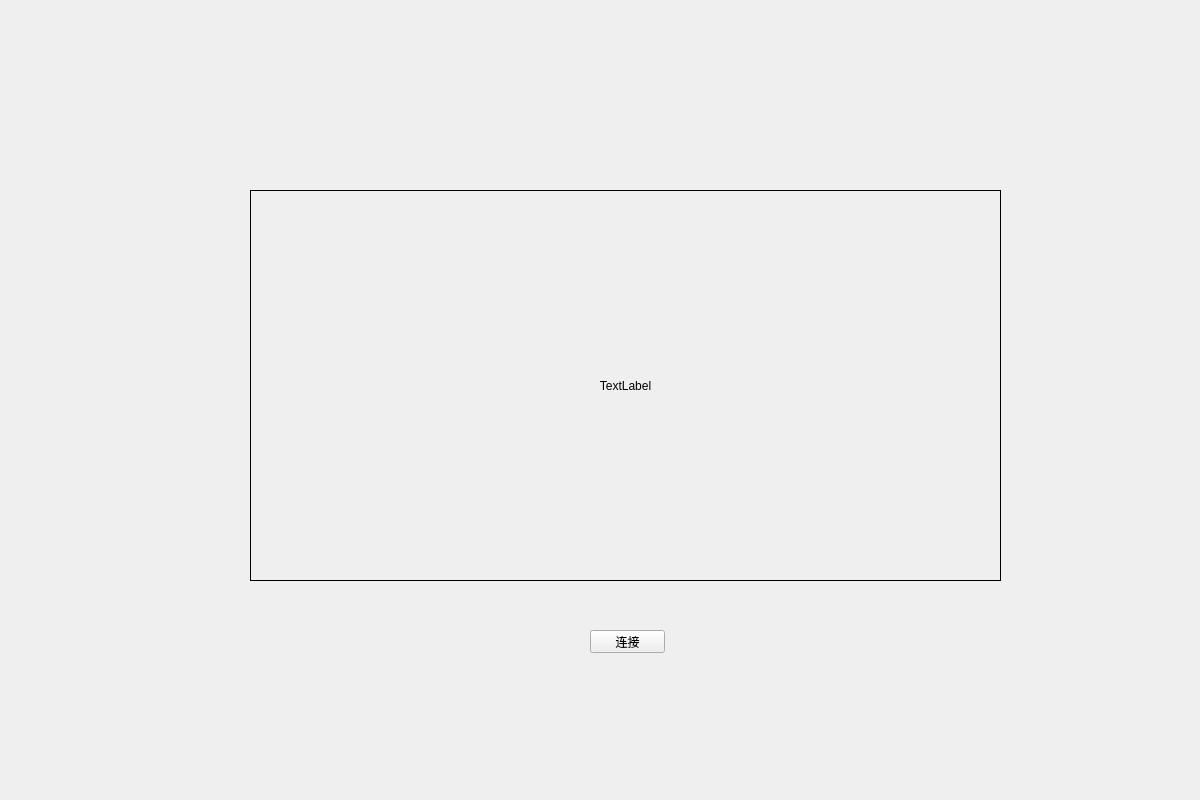
<?xml version="1.0" encoding="UTF-8"?>
<ui version="4.0">
 <class>DealConnectWindow</class>
 <widget class="QWidget" name="DealConnectWindow">
  <property name="geometry">
   <rect>
    <x>0</x>
    <y>0</y>
    <width>1200</width>
    <height>800</height>
   </rect>
  </property>
  <property name="windowTitle">
   <string>远程连接</string>
  </property>
  <widget class="QLabel" name="label">
   <property name="geometry">
    <rect>
     <x>250</x>
     <y>190</y>
     <width>751</width>
     <height>391</height>
    </rect>
   </property>
   <property name="frameShape">
    <enum>QFrame::Box</enum>
   </property>
   <property name="text">
    <string>TextLabel</string>
   </property>
   <property name="alignment">
    <set>Qt::AlignCenter</set>
   </property>
  </widget>
  <widget class="QPushButton" name="connect">
   <property name="geometry">
    <rect>
     <x>590</x>
     <y>630</y>
     <width>75</width>
     <height>23</height>
    </rect>
   </property>
   <property name="text">
    <string>连接</string>
   </property>
  </widget>
 </widget>
 <resources/>
 <connections/>
</ui>
